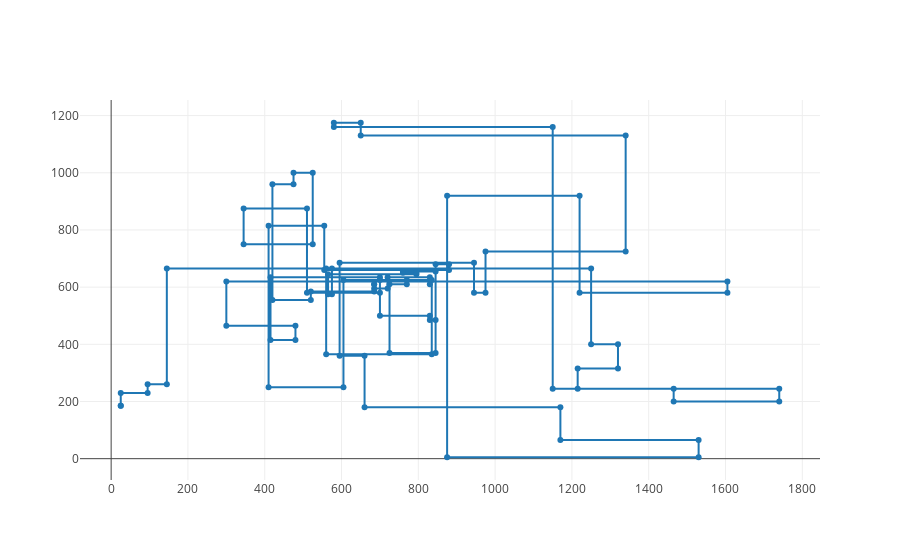

Here is the notebook cell this chart was saved with:
### Code cell
assert rw_best_path is not None
print("Best length:", rw_best_length)
draw_path(rw_best_path, tsp_df)
